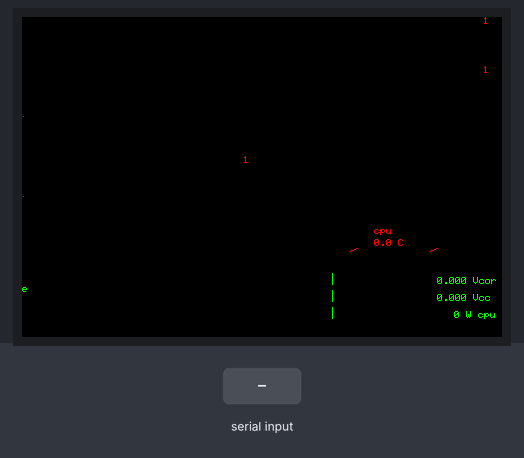
This sketch was run on a simulated Arduino Uno, built with avr-gcc and run on an emulated ATmega328P. On the bench: 480×320 colour display. The test bench sets the inputs (shaded band).

Above: at 1.3 s.
At 3.2 s:
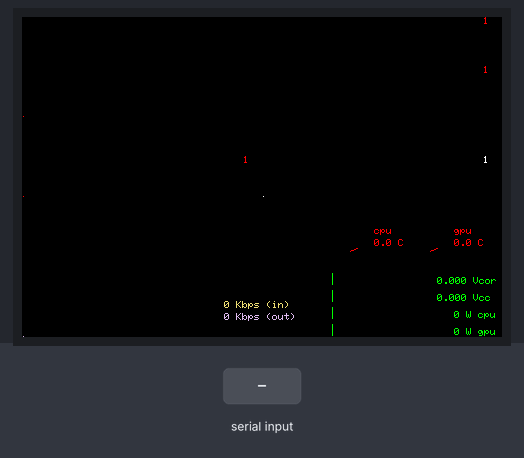
3.3 s: "fan:\n" received over Serial
At 4.9 s:
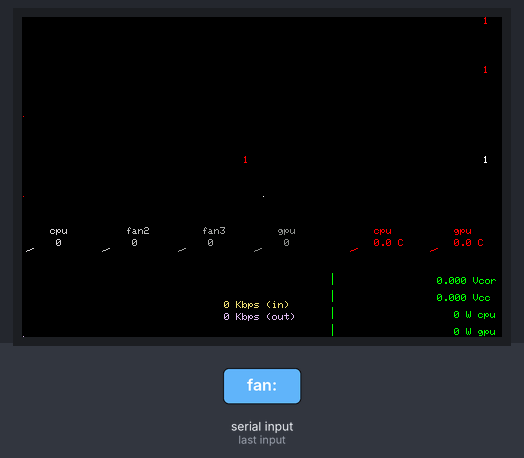
5.8 s: "fan:90\n" received over Serial
Timing chart, 0 to 8.8 s (numbered marks = the images above; inputs shaded):
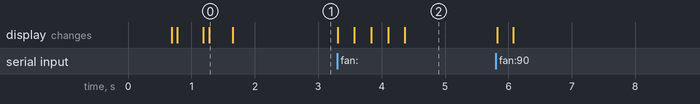

The sketch:

Arduino.ino
```cpp
/*
  Name:		PcMonitorArduino.ino
  Created:	4/4/2020 5:34:32 PM
  Author:  Nicolas Masson
*/

// the setup function runs once when you press reset or power the board


#include <LCDWIKI_GUI.h> //Core graphics library
#include <LCDWIKI_KBV.h> //Hardware-specific library

#include "Axis.h"
#include "LivePlot.h"

LCDWIKI_KBV myLcd(ILI9486, 40, 38, 39, 44, 41); //model,cs,cd,wr,rd,reset

#define BLACK   0x0000
#define BLUE    0x001F
#define RED     0xF800
#define GREEN   0x07E0
#define CYAN    0x07FF
#define MAGENTA 0xF81F
#define YELLOW  0xFFE0
#define WHITE   0xFFFF

String msgS = "";

// CPU
HistoryGraph cpuTotalGraph;
DialGraph cpuTempGraph;
BarGraph cpuPowerGraph;
BarGraph cpuVoltGraph;
BarGraph cpu3VoltGraph;
Axis* cpuTotalAxis = new Axis(1.0, "%", 0.0, 100.0, 0xF800);
Axis* cpuTempAxis = new Axis(0.0, "C", 25.0, 85.0, 0xF800);
Axis* cpuVoltAxis = new Axis(0.0, "Vcore", 0.8, 1.6, 0xFCC6);
Axis* cpu3VoltAxis = new Axis(0.0, "Vcc ", 2.8, 3.6, 0xFCC6);
Axis* cpuPowerAxis = new Axis(0.0, "W cpu", 0.0, 70.0, 0xF800);

// GPU
HistoryGraph gpuTotalGraph;
DialGraph gpuTempGraph;
BarGraph gpuPowerGraph;
Axis* gpuTotalAxis = new Axis(1.0, "%", 0.0, 100.0, 0xF800);
Axis* gpuTempAxis = new Axis(0.0, "C", 25.0, 85.0, 0xF800);
Axis* gpuPowerAxis = new Axis(0.0, "W gpu", 0.0, 120, 0xF800);

// RAM
HistoryGraph ramGraph;
Axis* ramAxis = new Axis(1.0, "%", 0.0, 100.0, 0xFFFF);

// NET
HistoryGraph networkGraph;
Axis* netR = new Axis(0.0, "Kbps (in)", 0xEEEE);
Axis* netS = new Axis(0.0, "Kbps (out)", 0xDDDD);


// FAN
DialGraph fan1Graph;
DialGraph fan2Graph;
DialGraph fan3Graph;
DialGraph fan4Graph;
Axis* fan1Axis = new Axis(0.0, "", 0.0, 1200, 0xD69A);
Axis* fan2Axis = new Axis(0.0, "", 0.0, 1200, 0xBDF7);
Axis* fan3Axis = new Axis(0.0, "", 0.0, 1200, 0xA534);
Axis* fan4Axis = new Axis(0.0, "", 0.0, 1800, 0x8C71); // GPU FAN


String getValueStr(String *data, int index, char separator = ';') {
  int found = 0;
  int strIndex[] = { 0, -1 };
  int maxIndex = data->length() - 1;

  for (int i = 0; i <= maxIndex && found <= index; i++) {
    if (data->charAt(i) == separator || i == maxIndex) {
      found++;
      strIndex[0] = strIndex[1] + 1;
      strIndex[1] = (i == maxIndex) ? i + 1 : i;
    }
  }
  return found > index ? data->substring(strIndex[0], strIndex[1]) : "";
}

void showText(LCDWIKI_KBV* lcd, String txt, uint16_t x, uint16_t y, uint16_t textColor = 0xDEDB, uint16_t textBgColor = 0x0000)
{
  lcd->Set_Text_colour(textColor);
  lcd->Set_Text_Back_colour(textBgColor);
  lcd->Print_String(txt, x, y);
}

void setup()
{
  myLcd.Init_LCD();
  myLcd.Fill_Screen(BLACK);
  myLcd.Set_Rotation(1);

  Serial.begin(115200);

  // CPU ///////////////////////////////////////////////
  cpuTempAxis->setDecimal(1);
  cpuVoltAxis->setDecimal(3);
  cpu3VoltAxis->setDecimal(3);
  cpuTotalGraph.init(&myLcd, 0, 0, 479, 99);
  cpuTotalGraph.setPrimaryAxis(cpuTotalAxis);
  cpuTotalGraph.update(true, false, true, false);

  cpuTempGraph.init(&myLcd, 360, 222, 34);
  cpuTempGraph.setTitle("cpu");
  cpuTempGraph.setPrimaryAxis(cpuTempAxis);
  cpuTempGraph.setBgColor(0x0000);
  cpuTempGraph.update();

  cpuVoltGraph.init(&myLcd, 310, 256, 415, 268);
  cpuVoltGraph.setPrimaryAxis(cpuVoltAxis );
  cpuVoltGraph.update();

  cpu3VoltGraph.init(&myLcd, 310, 273, 415, 285);
  cpu3VoltGraph.setPrimaryAxis(cpu3VoltAxis);
  cpu3VoltGraph.update();

  cpuPowerGraph.init(&myLcd, 310, 290, 426, 302);
  cpuPowerGraph.setPrimaryAxis(cpuPowerAxis);
  cpuPowerGraph.update();


  // GPU ///////////////////////////////////////////////
  gpuTempAxis->setDecimal(1);
  gpuTotalGraph.init(&myLcd, 0, 100, 239, 179);
  gpuTotalGraph.setPrimaryAxis(gpuTotalAxis);
  gpuTotalGraph.update(true, false, false, false);

  gpuTempGraph.init(&myLcd, 440, 222, 34);
  gpuTempGraph.setTitle("gpu");
  gpuTempGraph.setPrimaryAxis(gpuTempAxis);
  gpuTempGraph.setBgColor(0x0000);
  gpuTempGraph.update();

  gpuPowerGraph.init(&myLcd, 310, 307, 426, 319);
  gpuPowerGraph.setPrimaryAxis(gpuPowerAxis);
  gpuPowerGraph.update();

  // RAM ////////////////////////////////////////////////
  ramGraph.init(&myLcd, 240, 100, 479, 179);
  ramGraph.setPrimaryAxis(ramAxis);
  ramGraph.update(true, false, false, false);

  // NETWORK ////////////////////////////////////////////
  networkGraph.init(&myLcd, 0, 250, 220, 319);
  networkGraph.setPrimaryAxis(netR);
  networkGraph.addSecondaryAxis(netS);
  networkGraph.update(true, false, false, true);

  // FAN ///////////////////////////////////////////////
  fan1Graph.init(&myLcd, 36, 222, 34);
  fan1Graph.setPrimaryAxis(fan1Axis);
  fan1Graph.setBgColor(0x0000);
  fan1Graph.setTitle("cpu");

  fan2Graph.init(&myLcd, 112, 222, 34);
  fan2Graph.setPrimaryAxis(fan2Axis);
  fan2Graph.setBgColor(0x0000);
  fan2Graph.setTitle("fan2");

  fan3Graph.init(&myLcd, 188, 222, 34);
  fan3Graph.setPrimaryAxis(fan3Axis);
  fan3Graph.setBgColor(0x0000);
  fan3Graph.setTitle("fan3");

  fan4Graph.init(&myLcd, 264, 222, 34);
  fan4Graph.setPrimaryAxis(fan4Axis);
  fan4Graph.setBgColor(0x0000);
  fan4Graph.setTitle("gpu");
}

void loop()
{
  /*
    cpuL:3.79;1.47;0.75;15.91;5.3;1.52
    cpuLT:4.79;57.5;36.39
    mem:49.02
    gpu:0;33.31;50
    net:0;0
  */

  if (Serial.available()) {
    msgS = Serial.readStringUntil('\r\n');

    if (msgS.startsWith("cpu:")) {
      msgS = getValueStr(&msgS, 1, ':');

      cpuTotalAxis->setValue(getValueStr(&msgS, 0, ';').toFloat());
      cpuTempAxis->setValue(getValueStr(&msgS, 1, ';').toFloat());
      cpuPowerAxis->setValue(getValueStr(&msgS, 2, ';').toFloat());
      cpuVoltAxis->setValue(getValueStr(&msgS, 3, ';').toFloat());
      cpu3VoltAxis->setValue(getValueStr(&msgS, 4, ';').toFloat());
      msgS = "";

      cpuTotalGraph.update(true, false, true, false);
      cpuTempGraph.update();
      cpuPowerGraph.update();
      cpuVoltGraph.update();
      cpu3VoltGraph.update();

    }

    if (msgS.startsWith("gpu:")) {
      msgS = getValueStr(&msgS, 1, ':');
      gpuTotalAxis->setValue(getValueStr(&msgS, 0, ';').toFloat());
      gpuTempAxis->setValue(getValueStr(&msgS, 1, ';').toFloat());
      gpuPowerAxis->setValue(getValueStr(&msgS, 2, ';').toFloat());
      msgS = "";

      gpuTotalGraph.update(true, false, false, false);
      gpuTempGraph.update();
      gpuPowerGraph.update();

    }

    if (msgS.startsWith("mem:")) {
      msgS = getValueStr(&msgS, 1, ':');
      ramAxis->setValue(getValueStr(&msgS, 0, ';').toFloat());
      msgS = "";

      ramGraph.update(true, false, false, false);
    }

    if (msgS.startsWith("net:")) {
      msgS = getValueStr(&msgS, 1, ':');
      netR->setValue(getValueStr(&msgS, 0, ';').toFloat());
      netS->setValue(getValueStr(&msgS, 1, ';').toFloat());
      msgS = "";

      networkGraph.update(true, false, false, true);
    }

    if (msgS.startsWith("fan:")) {
      msgS = getValueStr(&msgS, 1, ':');
      fan1Axis->setValue(getValueStr(&msgS, 0, ';').toFloat());
      fan2Axis->setValue(getValueStr(&msgS, 1, ';').toFloat());
      fan3Axis->setValue(getValueStr(&msgS, 2, ';').toFloat());
      fan4Axis->setValue(getValueStr(&msgS, 3, ';').toFloat());
      msgS = "";

      fan1Graph.update();
      fan2Graph.update();
      fan3Graph.update();
      fan4Graph.update();
    }
    delay(1);
  }
  else {
    delay(5);
  }

}
```

Axis.cpp
```cpp
/*
   Axis.cpp
  Author:  Nicolas Masson
*/

#include "Axis.h"


Axis::Axis(void) {
  return;
}
Axis::Axis(float value, String unit) {
  this->setValue(value);
  this->unit = unit;
}
Axis::Axis(float value, String unit, uint16_t color) {
  this->color = color;
  this->setValue(value);
  this->unit = unit;
}
Axis::Axis(float value, String unit, float minNorm, float maxNorm) {
  this->minNormalize = minNorm;
  this->maxNormalize = maxNorm;
  this->normalize = true;
  this->setValue(value);
  this->unit = unit;
}
Axis::Axis(float value, String unit, float minNorm, float maxNorm, uint16_t color) {
  this->minNormalize = minNorm;
  this->maxNormalize = maxNorm;
  this->normalize = true;
  this->color = color;
  this->setValue(value);
  this->unit = unit;
}


String Axis::getFormatString(bool showUnit = true) {
  String formatStr;
  if (showUnit) {
    formatStr = String(this->realValue, this->decimal) + " " + this->unit;
  }
  else {
    formatStr = String(this->realValue, this->decimal);
  }

  if (formatStr.length() > maxLengthStr) {
    maxLengthStr = formatStr.length();
  }
  if (maxLengthStr > formatStr.length()) {
    for (uint8_t i = formatStr.length(); i < maxLengthStr; i++) {
      formatStr += " ";
    }
  }
  return formatStr;
}
float Axis::getValue() {
  return this->value;
}

float Axis::getMinValue() {
  return this->minValue;
}

float Axis::getMaxValue() {
  return this->maxValue;
}

unsigned char  Axis::getDecimal() {
  return this->decimal;
}

uint16_t  Axis::getColor() {
  return this->color;
}
uint16_t  Axis::getMinColor() {
  return this->minColor;
}
uint16_t  Axis::getMaxColor() {
  return this->maxColor;
}

int16_t Axis::getNormalizeValueGui(int16_t minValue = 0, int16_t maxValue = 1) {
  if (this->normalize) {
    return this->realMapGui(this->value, this->minNormalize, this->maxNormalize, minValue, maxValue);
  }
  return this->realMapGui(this->value, this->minValue, this->maxValue, minValue, maxValue);
}

int16_t Axis::realMapGui(float x, float inMin, float inMax, int16_t outMin, int16_t outMax)
{
  float f1 = (x - inMin) * (outMax - outMin);
  int16_t f2 = f1 / (float)(inMax - inMin);
  return f2 + outMin;
}

void Axis::setValue(float value) {
  this->realValue = value;
  if (this->normalize) {
    if (value < this->minNormalize) {
      value = this->minNormalize;
    }
    if (value > this->maxNormalize) {
      value = this->maxNormalize;
    }
  }
  this->value = value;

  if (isnan(this->minValue))
  {
    this->minValue = this->realValue;
  }
  if (isnan(this->maxValue))
  {
    this->maxValue = this->realValue;
  }
  if (this->realValue < this->minValue) {
    this->minValue = this->realValue;
  }
  if (this->realValue > this->maxValue) {
    this->maxValue = this->realValue;
  }
}

void Axis::setNormalise(float minNorm, float maxNorm) {
  this->minNormalize = minNorm;
  this->maxNormalize = maxNorm;
  this->normalize = true;
}

void Axis::setColor(uint16_t color) {
  this->color = color;
}

void Axis::setColorMinMax(uint16_t colorMin, uint16_t colorMax) {
  this->minColor = colorMin;
  this->maxColor = colorMax;
}

void Axis::setColor(uint16_t color, uint16_t colorMin, uint16_t colorMax) {
  this->color = color;
  this->minColor = colorMin;
  this->maxColor = colorMax;
}

void Axis::setDecimal(unsigned char value) {
  this->decimal = value;
}
```

Axis.h
```cpp
/*
   Axis.h
  Author:  Nicolas Masson
*/

#ifndef _AXIS_h
#define _AXIS_h

#if defined(ARDUINO) && ARDUINO >= 100
#include "arduino.h"
#else
#include "WProgram.h"
#endif


class Axis
{
  public:
    Axis(void);
    Axis(float value, String unit);
    Axis(float value, String unit, uint16_t color);
    Axis(float value, String unit, float minNorm, float maxNorm);
    Axis(float value, String unit, float minNorm, float maxNorm, uint16_t color);

    String getFormatString(bool showUnit = true);
    float getValue();
    float getMinValue();
    float getMaxValue();
    int16_t getNormalizeValueGui(int16_t minValue = 0, int16_t maxValue = 1);
    unsigned char getDecimal();
    uint16_t getColor();
    uint16_t getMinColor();
    uint16_t getMaxColor();

    void setValue(float value);
    void setDecimal(unsigned char value);
    void setNormalise(float minNorm, float maxNorm);
    void setColor(uint16_t color);
    void setColorMinMax(uint16_t colorMin, uint16_t colorMax);
    void setColor(uint16_t color, uint16_t colorMin, uint16_t colorMax);

  private:

    int16_t realMapGui(float x, float inMin, float inMax, int16_t outMin, int16_t outMax);

    String unit = "";
    float value = 0.;
    float realValue = 0.;
    float minValue = NAN;
    float maxValue = NAN;
    unsigned char decimal = 0.;
    uint8_t maxLengthStr = 0;

    bool normalize = false;
    float minNormalize = 0.;
    float maxNormalize = 1.;

    uint16_t color = 0xFFFF;
    uint16_t minColor = 0x07E0;
    uint16_t maxColor = 0xF800;
};
#endif
```

LivePlot.h
```cpp
/*
   LivePlot.h
  Author:  Nicolas Masson
*/

#ifndef _LIVEPLOT_h
#define _LIVEPLOT_h
#define DEG2RAD 0.0174532925

#if defined(ARDUINO) && ARDUINO >= 100
#include "arduino.h"
#else
#include "WProgram.h"
#endif

#include <LCDWIKI_KBV.h>
#include "Axis.h"


/*
  Abstract class Graph
*/
class Graph
{
  public:
    virtual void update(bool showValue = true, bool showMin = true, bool showMax = true, bool showUnit = true) = 0;

    void setPrimaryAxis(Axis* axis);
    void addSecondaryAxis(Axis* axis) {
      return;
    }
    void setBgColor(uint16_t color);
    void setEnableGradientBg(bool isEnable = true);

  protected:
    virtual int16_t getMax() = 0;

    void computeGradient(bool revert = false, uint16_t color = NULL);
    Axis* getMainAxis();

    int16_t posX1;
    int16_t posY1;

    LCDWIKI_KBV* lcd = NULL;
    Axis** axisArray = NULL;
    uint8_t axisCount = 0;

    uint16_t mainColor = 0x0000;
    uint16_t* colorGradientBg = NULL;
    bool enableGradientBg = true;
};

/*
  Dial Graph
*/
class DialGraph : public Graph {
  public:
    DialGraph(void);
    void init(LCDWIKI_KBV* lcd, int16_t x = 0, int16_t y = 0, int16_t radius = 100);
    void setBgColor(uint16_t color);
    void setTitle(String title);
    void update(bool showValue = true, bool showMin = true, bool showMax = true, bool showUnit = true);

  private:
    int16_t getMax();

    int16_t radius;
    String title;

    static const int8_t resolution = 2;
    static const int8_t midleAngle = 112;
    static float arraysCache[];
};

/*
  History Graph
*/
class HistoryGraph : public Graph {

  public:
    HistoryGraph(void);
    void init(LCDWIKI_KBV* lcd, int16_t x1 = 0, int16_t y1 = 0, int16_t x2 = 100, int16_t y2 = 100);
    void addSecondaryAxis(Axis* axis);
    void update(bool showValue = true, bool showMin = true, bool showMax = true, bool showUnit = true);

  private:
    int16_t getMax();

    int16_t posX2;
    int16_t posY2;
    int16_t timeValue = 0;
};

/*
  Bar Graph
*/
class BarGraph : public Graph {

  public:
    BarGraph(void);
    void init(LCDWIKI_KBV* lcd, int16_t x1 = 0, int16_t y1 = 0, int16_t x2 = 100, int16_t y2 = 100);
    void setPrimaryAxis(Axis* axis);
    void update(bool showValue = true, bool showMin = true, bool showMax = true, bool showUnit = true);

  private:
    int16_t getMax();

    int16_t posX2;
    int16_t posY2;
};
#endif
```

Source omitted: LivePlot.cpp (9809 bytes)

Measured:
- after the input at 3.3 s, the display: first changes at once (image 2 shows a later state)
